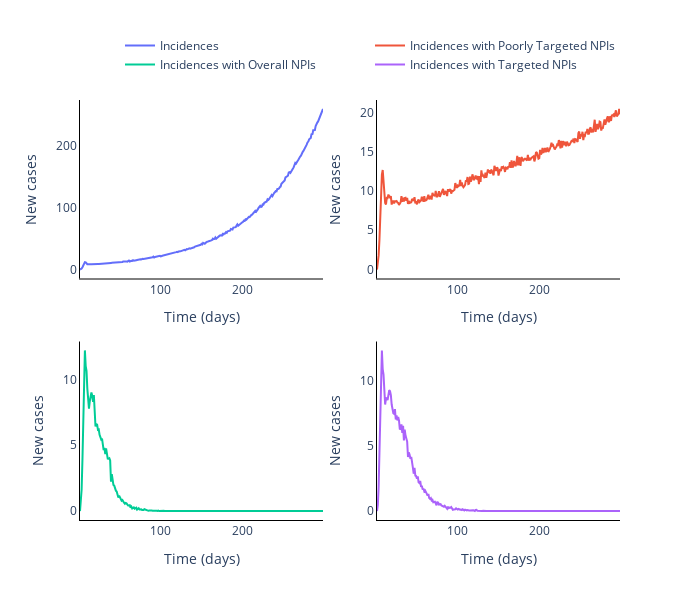

Source (notebook cell):
### Markdown cell above
## Plot agreggated local incidence numbers

### Code cell
# Plot (bar chart cases each day)
from plotly.subplots import make_subplots
fig = go.Figure()
fig = make_subplots(rows=2, cols=2)

# Plot of incidences
fig.add_trace(
    go.Scatter(
        x=times[1:],
        y=agg_cases_mean[1:],
        name='Cases'
    ),
    row=1,col=1
)

fig.add_trace(
    go.Scatter(
        x=times[1:],
        y=wrong_target_agg_cases_mean[1:],
        name='Cases with Poorly Targeted NPIs'
    ),row=1,col=2
)

fig.add_trace(
    go.Scatter(
        x=times[1:],
        y=overall_agg_cases_mean[1:],
        name='Cases with Overall NPIs'
    ),row=2,col=1
)

fig.add_trace(
    go.Scatter(
        x=times[1:],
        y=target_agg_cases_mean[1:],
        name='Cases with Targeted NPIs'
    ),row=2,col=2
)

# Add axis labels
fig.update_layout(
    boxmode='group',
    width=700,
    height=600,
    plot_bgcolor='white',
    xaxis=dict(
        title='Time (days)',
        linecolor='black'),
    yaxis=dict(
        title='New cases',
        linecolor='black'),
    xaxis2=dict(
        title='Time (days)',
        linecolor='black'),
    yaxis2=dict(
        title='New cases',
        linecolor='black'),
    xaxis3=dict(
        title='Time (days)',
        linecolor='black'),
    yaxis3=dict(
        title='New cases',
        linecolor='black'),
    xaxis4=dict(
        title='Time (days)',
        linecolor='black'),
    yaxis4=dict(
        title='New cases',
        linecolor='black'),
    legend=dict(
        orientation="h",
        yanchor="bottom",
        y=1.05,
        xanchor="right",
        x=1
    ))

fig.write_image('images/Different_intervention_effects.pdf')
fig.show()

### Figure 1 — Plotly figure (JSON) as saved in the notebook; plotly's stock layout.template omitted (floating-point values rounded to 4 significant figures; data arrays with more than 128 entries replaced by an {"elided": "..."} marker saying what was removed)
{"data": [{"name": "Incidences", "type": "scatter", "x": {"elided": "299 int values"}, "xaxis": "x", "y": {"elided": "299 float values"}, "yaxis": "y"}, {"name": "Incidences with Poorly Targeted NPIs", "type": "scatter", "x": {"elided": "299 int values"}, "xaxis": "x2", "y": {"elided": "299 float values"}, "yaxis": "y2"}, {"name": "Incidences with Overall NPIs", "type": "scatter", "x": {"elided": "299 int values"}, "xaxis": "x3", "y": {"elided": "299 float values"}, "yaxis": "y3"}, {"name": "Incidences with Targeted NPIs", "type": "scatter", "x": {"elided": "299 int values"}, "xaxis": "x4", "y": {"elided": "299 float values"}, "yaxis": "y4"}], "layout": {"boxmode": "group", "height": 600, "legend": {"orientation": "h", "x": 1, "xanchor": "right", "y": 1.05, "yanchor": "bottom"}, "plot_bgcolor": "white", "width": 700, "xaxis": {"anchor": "y", "domain": [0, 0.45], "linecolor": "black", "title": {"text": "Time (days)"}}, "xaxis2": {"anchor": "y2", "domain": [0.55, 1], "linecolor": "black", "title": {"text": "Time (days)"}}, "xaxis3": {"anchor": "y3", "domain": [0, 0.45], "linecolor": "black", "title": {"text": "Time (days)"}}, "xaxis4": {"anchor": "y4", "domain": [0.55, 1], "linecolor": "black", "title": {"text": "Time (days)"}}, "yaxis": {"anchor": "x", "domain": [0.575, 1], "linecolor": "black", "title": {"text": "New cases"}}, "yaxis2": {"anchor": "x2", "domain": [0.575, 1], "linecolor": "black", "title": {"text": "New cases"}}, "yaxis3": {"anchor": "x3", "domain": [0, 0.425], "linecolor": "black", "title": {"text": "New cases"}}, "yaxis4": {"anchor": "x4", "domain": [0, 0.425], "linecolor": "black", "title": {"text": "New cases"}}}}
